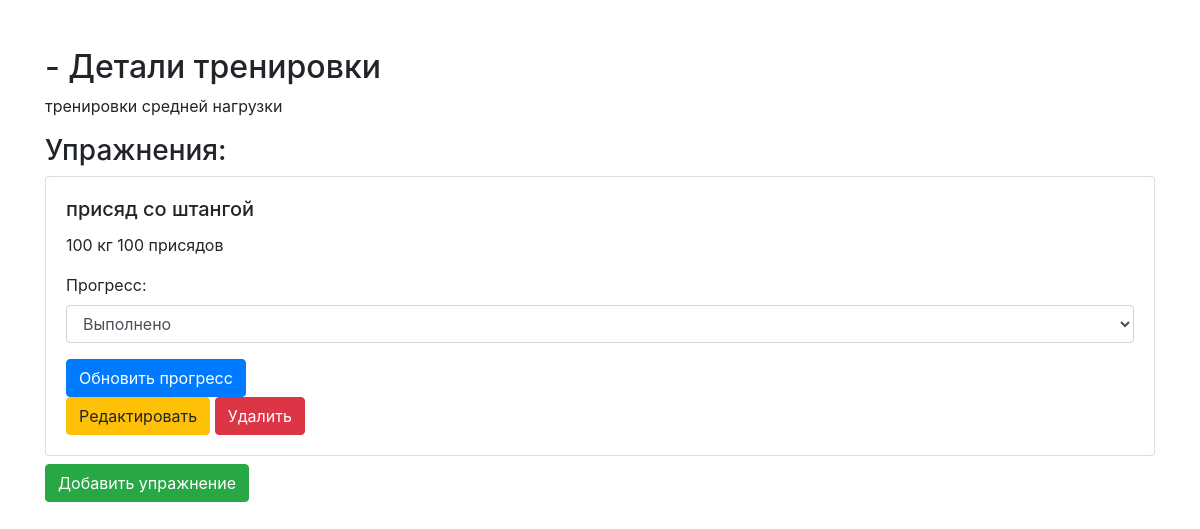
Screenshot of /training_detail/2 (signed in) with the database file from the repository.
### app.py (models this page shows)
class TrainingPlan(db.Model):
    id = db.Column(db.Integer, primary_key=True)
    plan_name = db.Column(db.String(100), nullable=False)
    description = db.Column(db.Text, nullable=False)
    exercises = db.Column(db.Text, nullable=False)  # Список упражнений

class TrainingExercise(db.Model):
    id = db.Column(db.Integer, primary_key=True)
    training_id = db.Column(db.Integer, db.ForeignKey('training.id'))
    exercise_name = db.Column(db.String(100))
    description = db.Column(db.Text)

### app.py (the view)
@app.route('/training_detail/<int:plan_id>')
def training_detail(plan_id):
    try:
        training_plan = get_training_plan_by_id(plan_id)
        if not training_plan:
            flash(f'Тренировочный план с ID {plan_id} не найден.')
            return redirect(url_for('index'))
        exercises = get_exercises_for_plan(plan_id)
        for exercise in exercises:
            progress = ExerciseProgress.query.filter_by(exercise_id=exercise.id, user_id=current_user.id).first()
            exercise.progress = progress.progress if progress else 'not_completed'
        return render_template('training_detail.html', training=training_plan, exercises=exercises)
    except Exception as e:
        flash(f'Произошла ошибка: {e}')
        return redirect(url_for('index'))

### app.py (called while the page is built)
def get_training_plan_by_id(plan_id):
    training_plan = TrainingPlan.query.filter_by(id=plan_id).first()
    print(f"get_training_plan_by_id: Полученный план для ID {plan_id}: {training_plan}")  # Добавлено логирование
    return training_plan

@login_manager.user_loader
def load_user(user_id):
    return User.query.get(int(user_id))

def get_exercises_for_plan(plan_id):
    exercises = TrainingExercise.query.filter_by(training_id=plan_id).all()
    return exercises

### templates/training_detail.html (shortened to what this page needs)
<!DOCTYPE html>
<html lang="ru">
<head>
    <link rel="stylesheet" href="https://stackpath.bootstrapcdn.com/bootstrap/4.3.1/css/bootstrap.min.css">
</head>
<body>
    <div class="container mt-5">
        <h2>{{ training.training_name }} - Детали тренировки</h2>
        <p>{{ training.description }}</p>
        <h3>Упражнения:</h3>
        {% for exercise in exercises %}
            <div class="card my-2">
                <div class="card-body">
                    <h5 class="card-title">{{ exercise.exercise_name }}</h5>
                    <p class="card-text">{{ exercise.description }}</p>
                    {% if exercise.progress == 'completed' %}
                        <p>Выполнено</p>
                    {% else %}
                        <form action="{{ url_for('update_exercise_progress', exercise_id=exercise.id) }}" method="post">
                            <div class="form-group">
                                <label for="progress-{{ exercise.id }}">Прогресс:</label>
                                <select id="progress-{{ exercise.id }}" name="progress" class="form-control">
                                    <option value="completed">Выполнено</option>
                                </select>
                            </div>
                            <button type="submit" class="btn btn-primary">Обновить прогресс</button>
                        </form>
                    {% endif %}
                    {% if current_user.is_authenticated and current_user.role == 'admin' %}
                        <a href="{{ url_for('edit_exercise', exercise_id=exercise.id) }}" class="btn btn-warning">Редактировать</a>
                        <form action="{{ url_for('delete_exercise', exercise_id=exercise.id) }}" method="post" style="display: inline;">
                            <button type="submit" class="btn btn-danger">Удалить</button>
                        </form>
                    {% endif %}
                </div>
            </div>
        {% endfor %}
        {% if current_user.is_authenticated and current_user.role == 'admin' %}
            <a href="{{ url_for('add_exercise', training_id=training.id) }}" class="btn btn-success">Добавить упражнение</a>
        {% endif %}
    </div>
</body>
</html>

### rows the page displays
TrainingPlan: description "тренировки средней нагрузки"
TrainingExercise: exercise_name "присяд со штангой", description "100 кг 100 присядов", progress "Выполнено"
